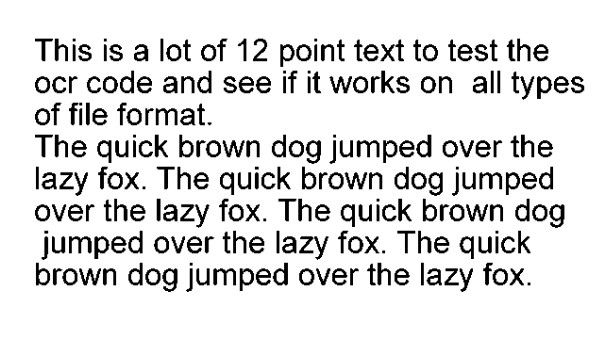
#> input picture OCR/DATA/smalltest.jpg, 601 x 356 px, found by its file name
$ python 05_openCV_Tesseract_OCR.py
#> lines starting #> are read from the running program, lines starting #| are printed output that depends on the picture; after the words box and inside, x2 and y2 are one past the last pixel; in counts of white or black regions, pixels touching at a corner belong together
import pytesseract
import cv2
import numpy as np


image = cv2.imread("data/smalltest.JPG")
#> image is the input picture: shape (356, 601, 3); min 0, max 255, mean 224
base_image = image.copy()

# 1 Grayscale
gray = cv2.cvtColor(image, cv2.COLOR_BGR2GRAY)
blur = cv2.GaussianBlur(gray, (7, 7), 0)
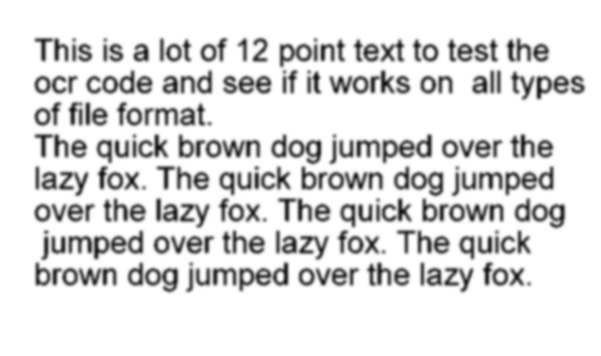
#> blur: shape (356, 601); min 16, max 255, mean 224
thresh = cv2.threshold(blur, 0, 255, cv2.THRESH_BINARY_INV + cv2.THRESH_OTSU)[1]
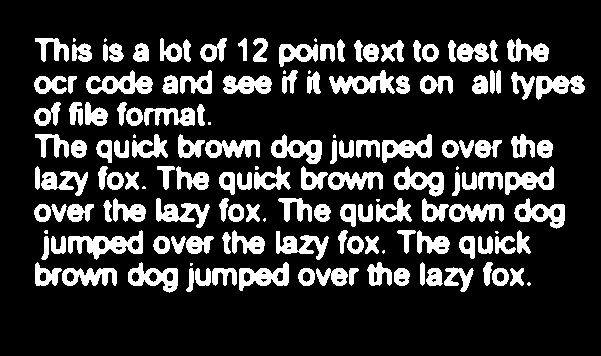
#> thresh: shape (356, 601); 19.2% white; 150 white regions (18 under 20 px), largest, box (x1, y1, x2, y2) and area: (68, 230, 143, 260) 1006, (86, 70, 153, 94) 833, (329, 70, 395, 94) 808

kernal = cv2.getStructuringElement(cv2.MORPH_RECT, (50, 10))
dilate = cv2.dilate(thresh, kernal, iterations=1)
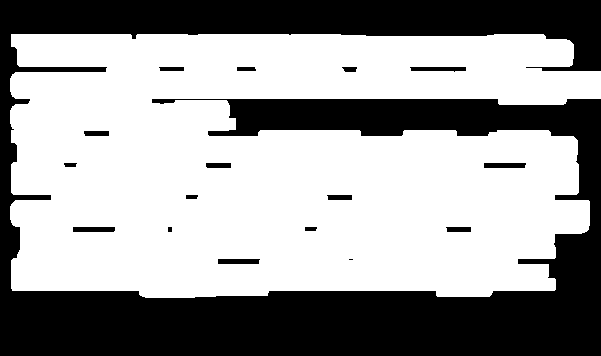
#> dilate: shape (356, 601); 61.2% white; 17 black regions (1 under 20 px)
#cv2.imwrite("temp/sample_dilate.jpg", dilate)

# Find contours
cnts = cv2.findContours(dilate, cv2.RETR_EXTERNAL, cv2.CHAIN_APPROX_SIMPLE)
#> cnts = 1 contour; box (x1, y1, x2, y2) and area: (10, 34, 601, 298) 131186
cnts = cnts[0] if len(cnts) == 2 else cnts[1]
cnts = sorted(cnts, key=lambda x: cv2.boundingRect(x)[1])

for c in cnts:
    x, y, w, h = cv2.boundingRect(c)
    if h > 20 and w > 250:
        roi = base_image[y:y+h, x:x+w]
        cv2.rectangle(image, (x,y), (x+w, y+h), (0,0,255), 2)
#> this loop made 1 pass
#> (x, y, w, h) on pass 1: (10, 34, 591, 264)
#> pass 1, `roi = base_image[y:y+h, x:x+w]`:
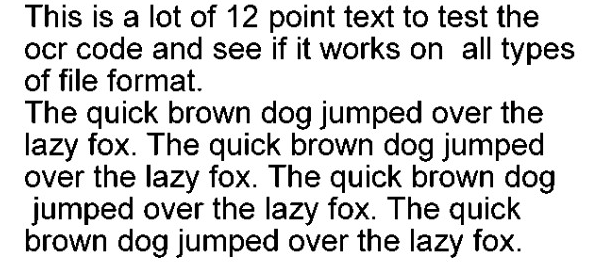
#> roi: shape (264, 591, 3); min 0, max 255, mean 212.5
#> after the loop:
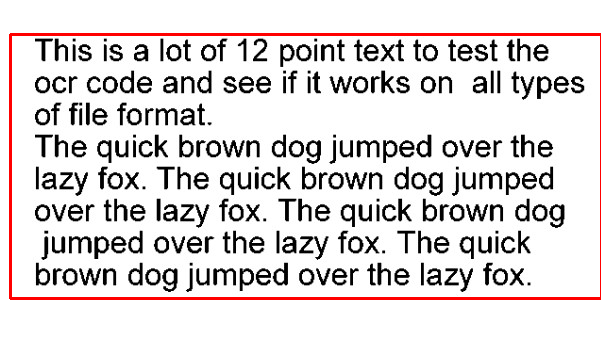
#> image: shape (356, 601, 3); 2.15% of pixels changed, all inside (x1, y1, x2, y2) = (9, 33, 601, 300)


cv2.imwrite("temp/sample_boxes.jpg", image)
# before bounding box
#ocr_result_org = pytesseract.image_to_string(base_image)
#print(ocr_result_org)

# after bounding box
#> (the run stopped early here; a loop or call above may not have finished)

$ run again, with OCR/DATA/index.jpg copied over OCR/DATA/smalltest.jpg
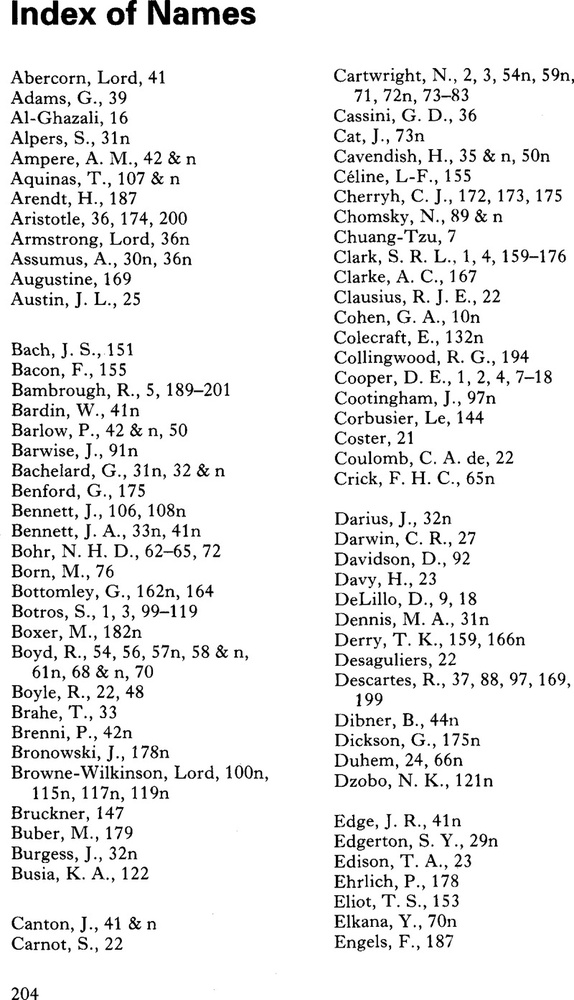
#> input picture OCR/DATA/index.jpg, 574 x 1000 px, shrunk from 800 x 1394 before the run, found by its file name
#> image is the input picture: shape (1000, 574, 3); min 0, max 255, mean 235.8
#> `thresh = cv2.threshold(blur, 0, 255, cv2.THRESH_BINARY_INV + cv2.THRES..`:
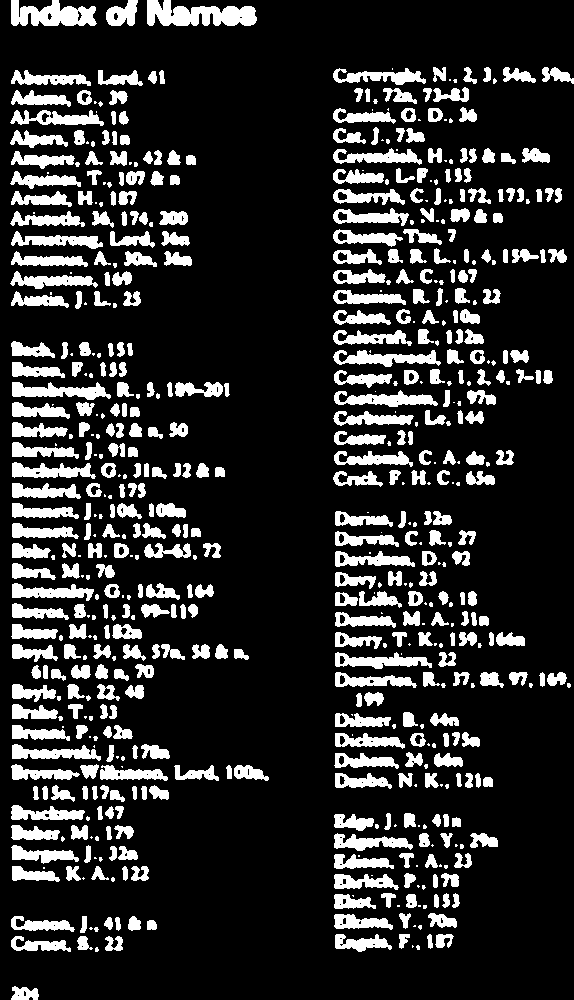
#> thresh: shape (1000, 574); 17.3% white; 637 white regions (204 under 20 px), largest, box (x1, y1, x2, y2) and area: (147, 0, 257, 26) 1953, (11, 0, 97, 26) 1523, (12, 382, 111, 400) 998
#> dilate: shape (1000, 574); 59.7% white; 11 black regions (3 under 20 px)
#> cnts = 8 contours; box (x1, y1, x2, y2) and area: (0, 337, 294, 887) 106705, (309, 63, 574, 492) 90882, (310, 507, 574, 794) 53144, (0, 66, 221, 314) 44908, (310, 809, 523, 957) 25884, (0, 0, 282, 31) 8194, (0, 912, 182, 957) 7030, (0, 982, 64, 1000) 1031
#> the loop `for c in cnts:` made 8 passes
#> (x, y, w, h) on passes 1 to 8: (0, 0, 282, 31), (309, 63, 265, 429), (0, 66, 221, 248), (0, 337, 294, 550), (310, 507, 264, 287), (310, 809, 213, 148), (0, 912, 182, 45), (0, 982, 64, 18)
#> after the loop `for c in cnts:`:
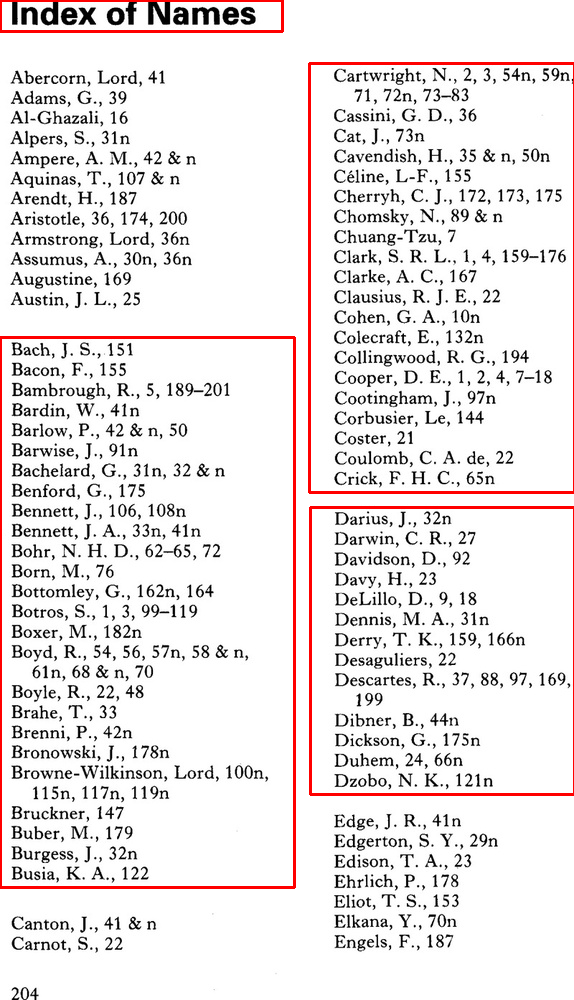
#> image: shape (1000, 574, 3); 2.11% of pixels changed, all inside (x1, y1, x2, y2) = (0, 0, 574, 889)

$ run again, with OCR/DATA/index_02.JPG copied over OCR/DATA/smalltest.jpg
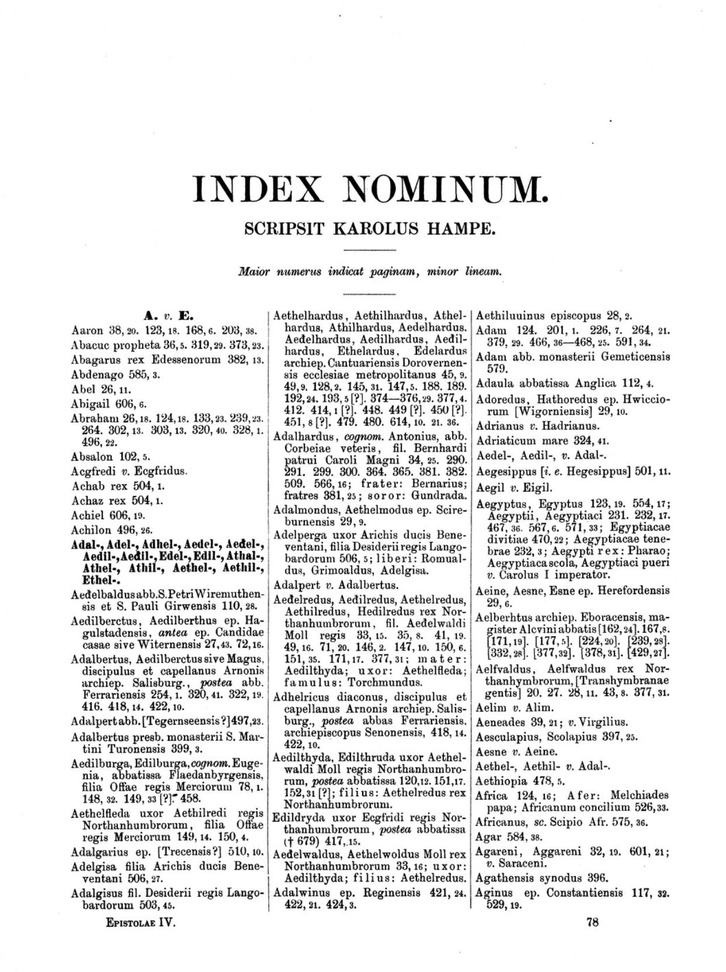
#> input picture OCR/DATA/index_02.JPG, 726 x 972 px, shrunk from 1243 x 1664 before the run, found by its file name
#> image is the input picture: shape (972, 726, 3); min 0, max 255, mean 232.5
#> `thresh = cv2.threshold(blur, 0, 255, cv2.THRESH_BINARY_INV + cv2.THRES..`:
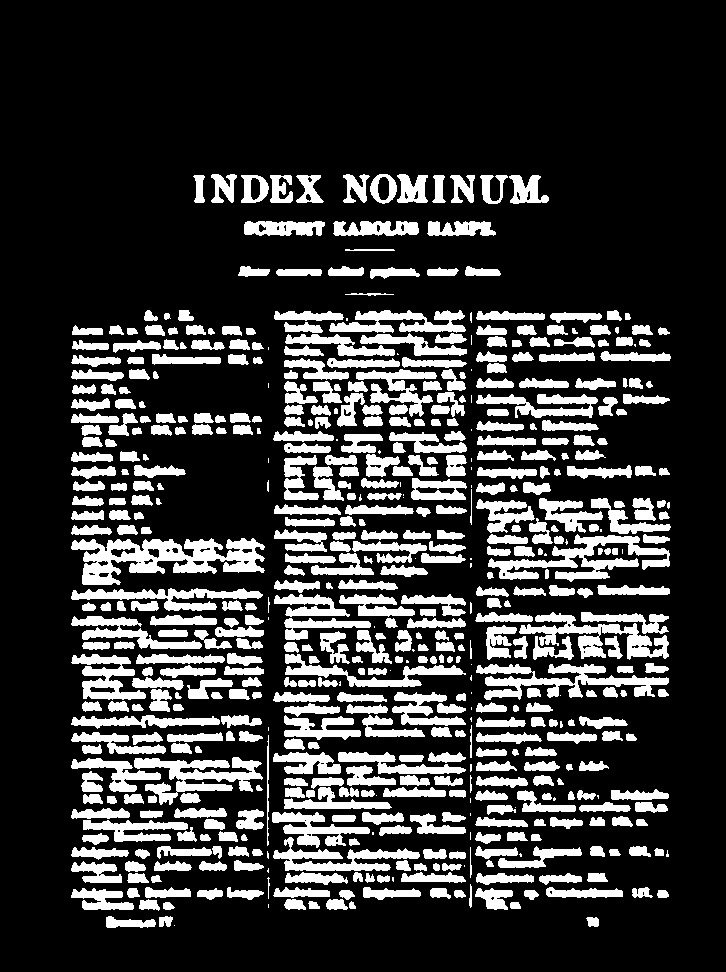
#> thresh: shape (972, 726); 21.5% white; 580 white regions (60 under 20 px), largest, box (x1, y1, x2, y2) and area: (71, 538, 265, 585) 4744, (488, 534, 670, 582) 3135, (476, 664, 669, 700) 2890
#> dilate: shape (972, 726); 55.2% white; 14 black regions
#> cnts = 7 contours; box (x1, y1, x2, y2) and area: (47, 306, 696, 933) 368662, (169, 170, 574, 209) 14622, (220, 217, 521, 241) 6826, (214, 262, 526, 284) 5612, (562, 913, 624, 932) 1082, (321, 289, 419, 301) 1014, (321, 245, 420, 256) 980
#> the loop `for c in cnts:` made 7 passes
#> (x, y, w, h) on passes 1 to 7: (169, 170, 405, 39), (220, 217, 301, 24), (321, 245, 99, 11), (214, 262, 312, 22), (321, 289, 98, 12), (47, 306, 649, 627), (562, 913, 62, 19)
#> after the loop `for c in cnts:`:
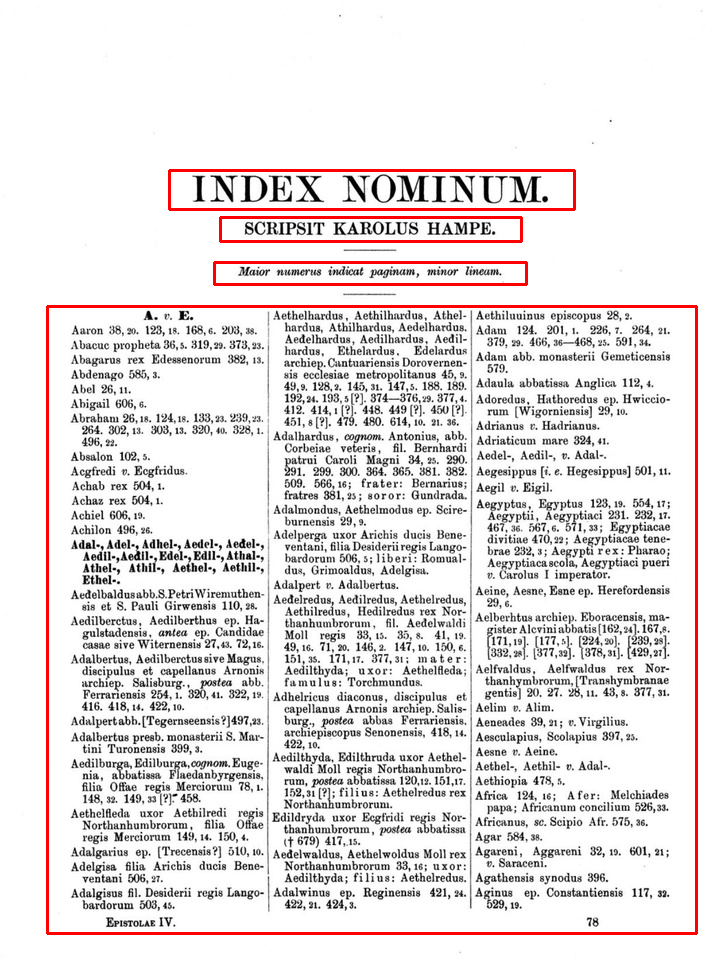
#> image: shape (972, 726, 3); 2.02% of pixels changed, all inside (x1, y1, x2, y2) = (46, 169, 698, 935)

$ run again, with OCR/DATA/index_3.jpg copied over OCR/DATA/smalltest.jpg
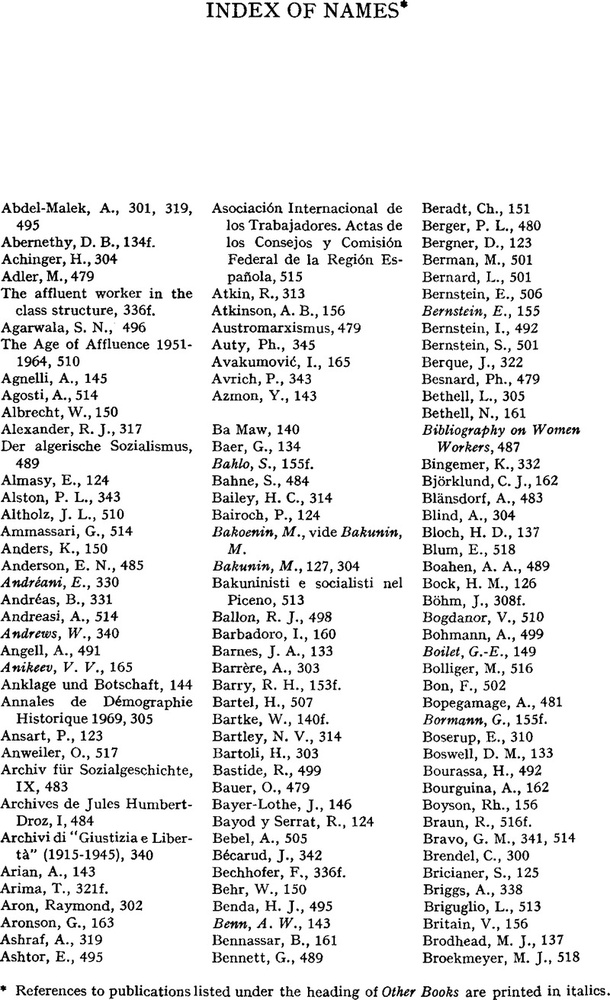
#> input picture OCR/DATA/index_3.jpg, 610 x 1000 px, shrunk from 800 x 1311 before the run, found by its file name
#> image is the input picture: shape (1000, 610, 3); min 0, max 255, mean 232.3
#> `thresh = cv2.threshold(blur, 0, 255, cv2.THRESH_BINARY_INV + cv2.THRES..`:
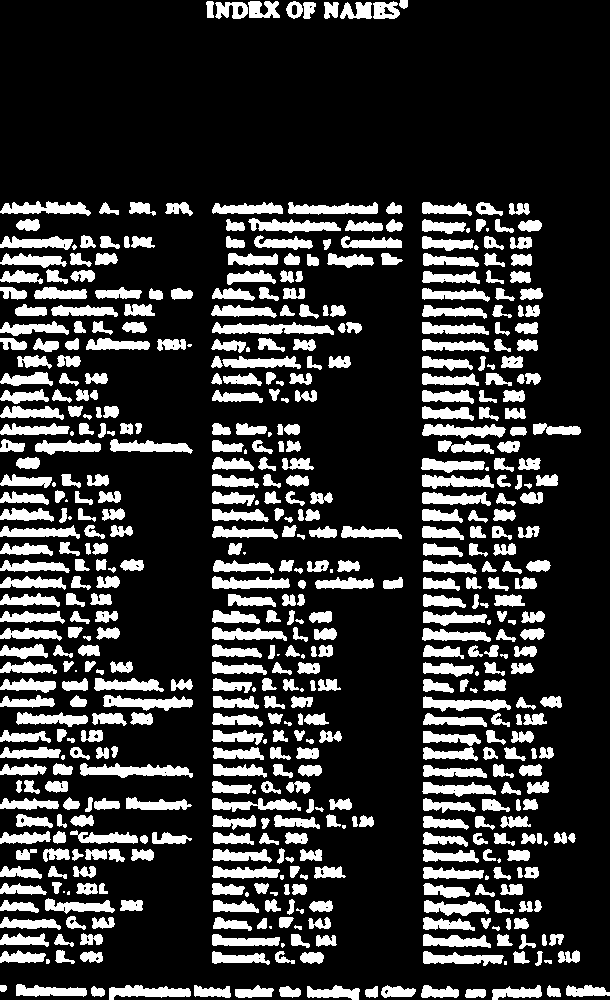
#> thresh: shape (1000, 610); 20.9% white; 561 white regions (38 under 20 px), largest, box (x1, y1, x2, y2) and area: (212, 322, 334, 335) 1007, (80, 763, 193, 778) 988, (103, 695, 193, 711) 821
#> dilate: shape (1000, 610); 64.4% white; 10 black regions
#> cnts = 3 contours; box (x1, y1, x2, y2) and area: (0, 197, 606, 971) 422828, (0, 980, 610, 1000) 10840, (182, 0, 433, 24) 5632
#> the loop `for c in cnts:` made 3 passes
#> (x, y, w, h) on passes 1 to 3: (182, 0, 251, 24), (0, 197, 606, 774), (0, 980, 610, 20)
#> after the loop `for c in cnts:`:
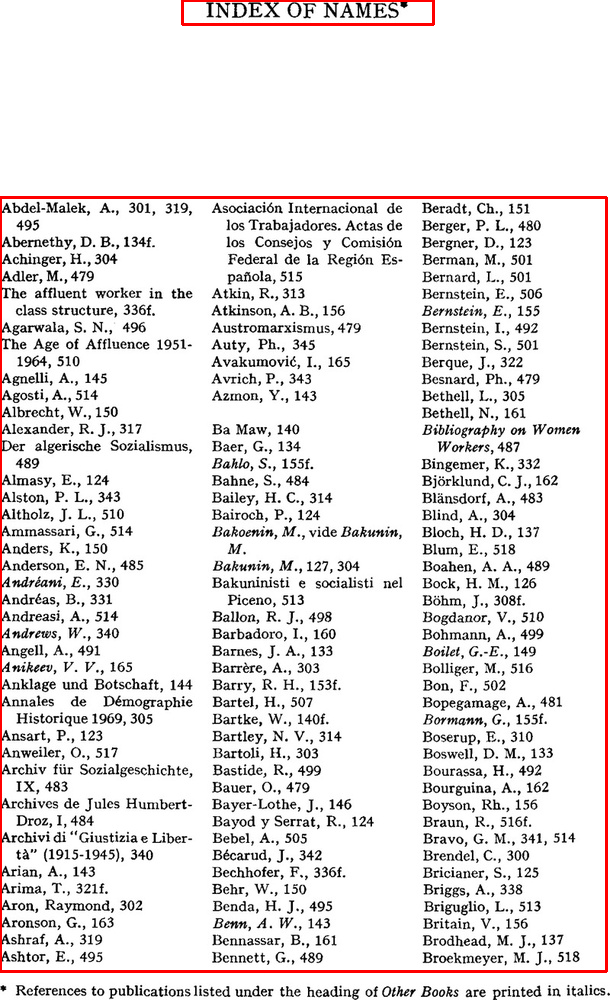
#> image: shape (1000, 610, 3); 1.46% of pixels changed, all inside (x1, y1, x2, y2) = (0, 0, 608, 973)
